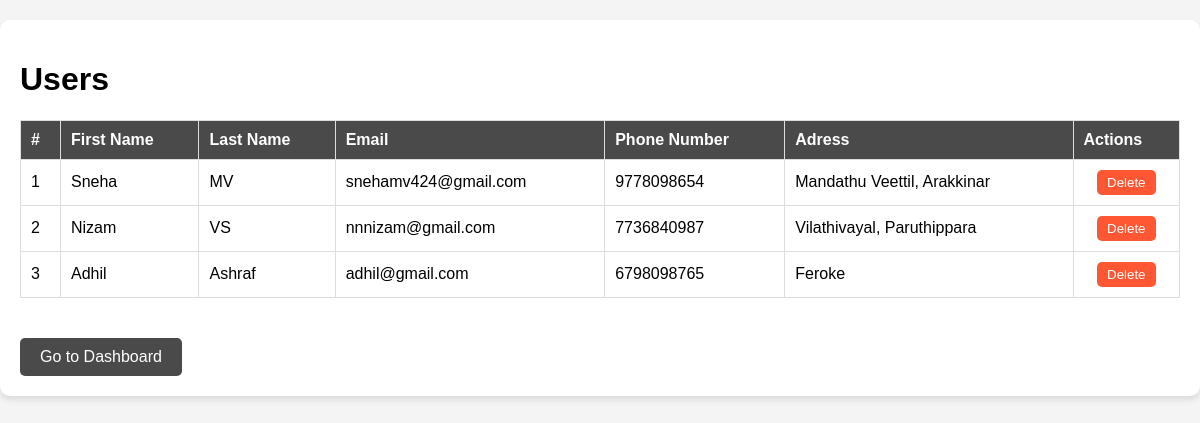
/users/, run on the app's committed database.
### ration_app/models.py (models this page shows, shortened)
class UserProfile(models.Model):
    user = models.OneToOneField(settings.AUTH_USER_MODEL, on_delete=models.CASCADE)
    first_name = models.CharField(max_length=50)
    last_name = models.CharField(max_length=50)
    email = models.EmailField()
    phone_number = models.CharField(max_length=15, blank=True, null=False, default='0000000000')
    address = models.TextField()

### ration_app/views.py (the view)
# urls.py: path('users/', views.user_list, name='user_list'),
def user_list(request):
    users = UserProfile.objects.all()
    return render(request, 'user_list.html', {'users': users})

### templates/user_list.html (shortened to what this page needs)
<!DOCTYPE html>
<html lang="en">
<head>
    <link rel="stylesheet" href="https://cdnjs.cloudflare.com/ajax/libs/font-awesome/5.15.4/css/all.min.css">
</head>
<body>
    <div class="container">
        <h1>Users</h1>
        <table>
            <thead>
                <tr>
                    <th>#</th>
                    <th>First Name</th>
                    <th>Last Name</th>
                    <th>Email</th>
                    <th>Phone Number</th>
                    <th>Adress</th>
                    <th>Actions</th>
                </tr>
            </thead>
            <tbody>
                {% for user in users %}
                <tr>
                    <td>{{ forloop.counter }}</td>
                    <td>{{ user.first_name }}</td>
                    <td>{{ user.last_name }}</td>
                    <td>{{ user.email }}</td>
                    <td>{{ user.phone_number }}</td>
                    <td>{{ user.address }}</td>
                    <td>
                        <div class="actions">
                            <a href="{% url 'delete_user' user.id %}">
                                <button class="btn reject-btn">Delete</button>
                            </a>
                        </div>
                    </td>
                </tr>
                {% empty %}
                <tr>
                    <td colspan="12">No users found.</td>
                </tr>
                {% endfor %}
            </tbody>
        </table>
        <a href="{% url 'admin_dashboard' %}" class="dashboard-btn">Go to Dashboard</a>
    </div>
</body>
</html>

### templates/user_list.html (style rules this page uses)
body { font-family: Arial, sans-serif; margin: 0; padding: 0; background-color: #f4f4f4; }
.container { max-width: 1200px; margin: 20px auto; padding: 20px; background: white; border-radius: 10px; box-shadow: 0px 4px 6px rgba(0, 0, 0, 0.1); }
table { width: 100%; border-collapse: collapse; margin-bottom: 20px; }
th, td { padding: 10px; text-align: left; border: 1px solid #ddd; }
th { background-color: #4A4A4A; color: white; }
.actions { display: flex; justify-content: center; gap: 10px; }
.btn { padding: 5px 10px; border: none; border-radius: 5px; cursor: pointer; }
.reject-btn { background-color: #FF5733; color: white; }
.dashboard-btn { background-color: #4A4A4A; color: white; padding: 10px 20px; border-radius: 5px; text-decoration: none; display: inline-block; margin-top: 20px; font-size: 16px; }

### data on the page
UserProfile: first_name "Sneha", last_name "MV", email "snehamv424@gmail.com", phone_number "9778098654", address "Mandathu Veettil, Arakkinar"
UserProfile: first_name "Nizam", last_name "VS", email "nnnizam@gmail.com", phone_number "7736840987", address "Vilathivayal, Paruthippara"
UserProfile: first_name "Adhil", last_name "Ashraf", email "adhil@gmail.com", phone_number "6798098765", address "Feroke"
